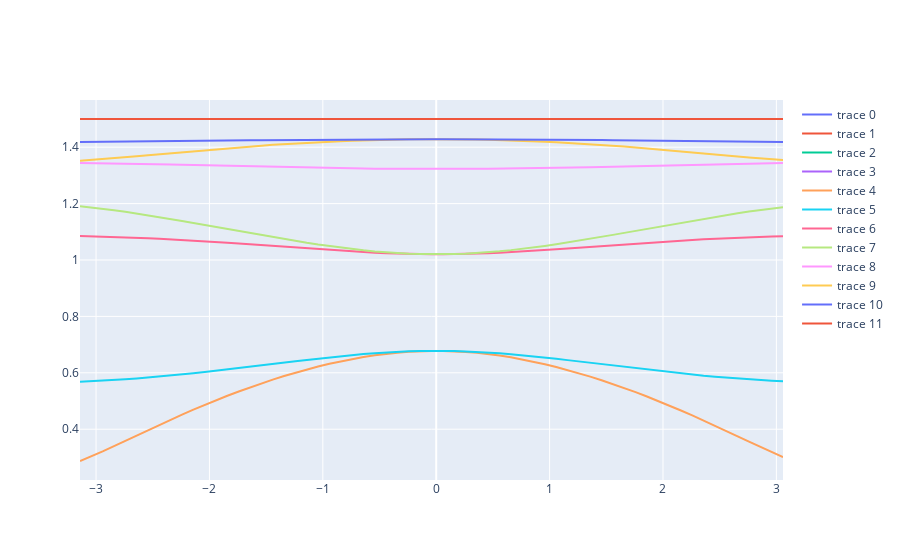

The code cell stored with this chart in its notebook:
### Markdown cell above
# Dispersion relation

### Code cell
import plotly.graph_objects as go


# fig = go.Figure(data=[go.Surface(z=ws[:, :, i], x=hl.qxs, y=hl.qys) for i in range(12)])
fig = go.Figure(data=[go.Scatter(x=hl.qxs, y=ws[:, 31, i]) for i in range(12)])
fig.show()
